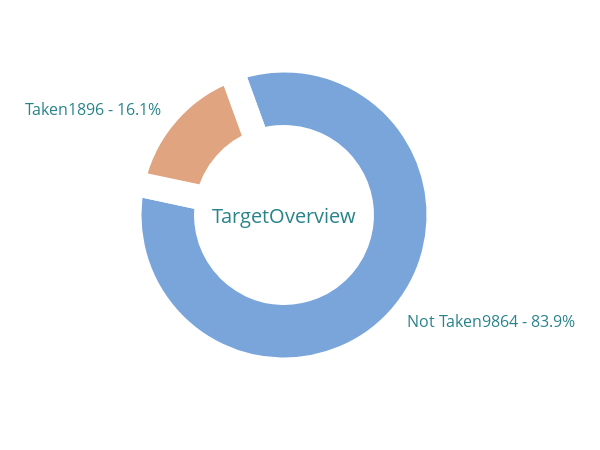

Source (notebook cell):
### Code cell
fig = px.pie(
    df.assign(ClassMap=df.Taken_product.map({'No': "Not Taken", "Yes": "Taken"})),
    names="ClassMap", hole=0.5,color_discrete_sequence=["#79a5db", "#e0a580"])
fig.update_layout(height=450,width=600, font_color="#28838a",title_font_size=16,  showlegend=False,)
fig.add_annotation( x=0.5, y=0.5, align="center", xref="paper",yref="paper", showarrow=False, font_size=20, text="TargetOverview",)
fig.update_traces(hovertemplate=None, textposition="outside", texttemplate="%{label}%{value} - %{percent}",
    textfont_size=16,rotation=-20, marker_line_width=25,  marker_line_color='#ffffff',)
fig.show()

### Figure 1 — Plotly figure (JSON) as saved in the notebook; plotly's stock layout.template omitted (floating-point values rounded to 4 significant figures; data arrays with more than 128 entries replaced by an {"elided": "..."} marker saying what was removed)
{"data": [{"domain": {"x": [0, 1], "y": [0, 1]}, "hole": 0.5, "labels": {"elided": "11760 str values"}, "legendgroup": "", "marker": {"line": {"color": "#ffffff", "width": 25}}, "name": "", "rotation": -20, "showlegend": true, "textfont": {"size": 16}, "textposition": "outside", "texttemplate": "%{label}%{value} - %{percent}", "type": "pie"}], "layout": {"annotations": [{"align": "center", "font": {"size": 20}, "showarrow": false, "text": "TargetOverview", "x": 0.5, "xref": "paper", "y": 0.5, "yref": "paper"}], "font": {"color": "#28838a"}, "height": 450, "legend": {"tracegroupgap": 0}, "margin": {"t": 60}, "piecolorway": ["#79a5db", "#e0a580"], "showlegend": false, "title": {"font": {"size": 16}}, "width": 600}}
